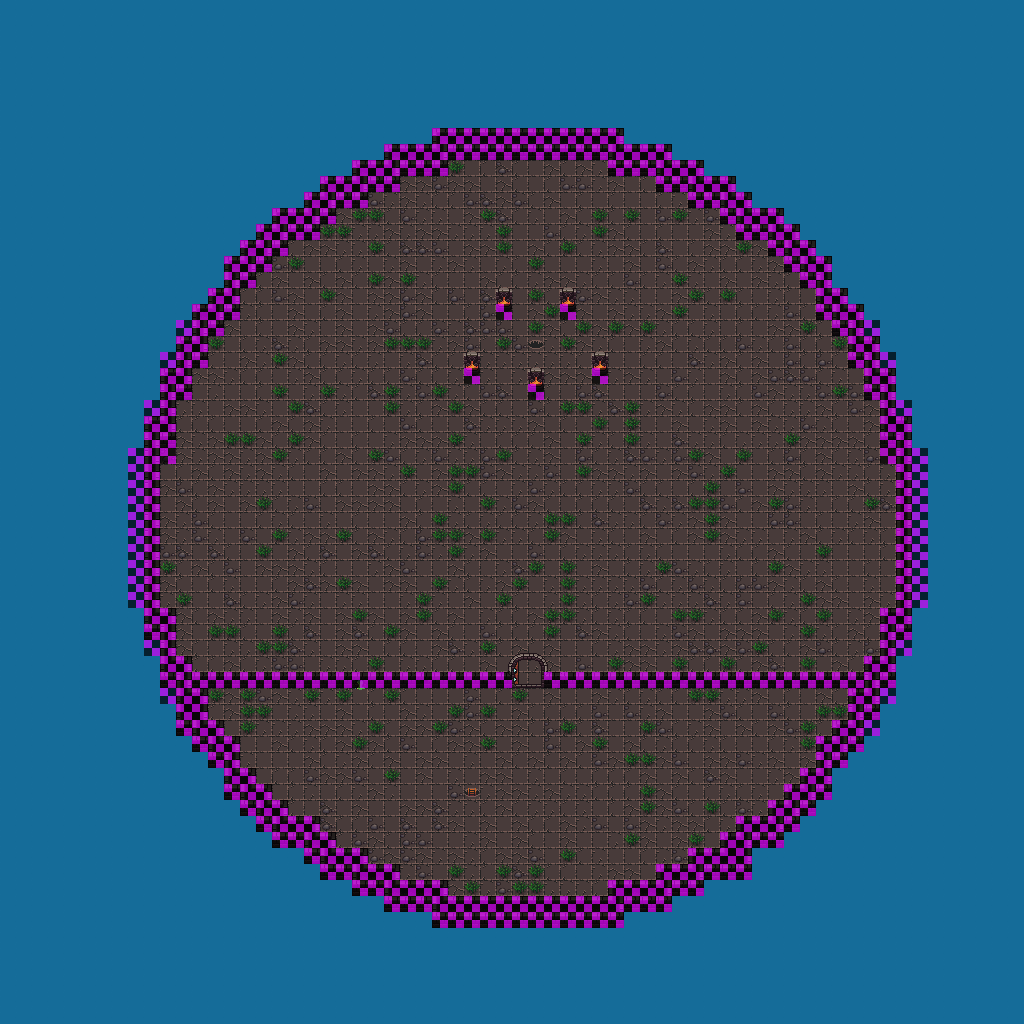

Rendered tile map (Tiled .tmx) drawn with the repository's tilesets; below, a short description and the map source with its tile grids summarised:
An orthogonal 64x64 tile map with 16x16 px tiles, 4 tile layers (ground, wall, front, collision).

<map version="1.10" tiledversion="1.10.2" orientation="orthogonal" renderorder="right-down" width="64" height="64" tilewidth="16" tileheight="16" infinite="0" nextlayerid="5" nextobjectid="1">
 <editorsettings>
  <export target="../map/ROOFTOP.csv" format="csv" />
 </editorsettings>
 <tileset firstgid="1" source="newTileSet.tsx" />
 <layer id="1" name="ground" width="64" height="64">
  <data>[4096 cells, 4096 non-empty, 5 distinct tile ids]</data>
 </layer>
 <layer id="2" name="wall" width="64" height="64">
  <data>[4096 cells, 1340 non-empty, 53 distinct tile ids]</data>
 </layer>
 <layer id="3" name="front" width="64" height="64">
  <data>[4096 cells, 16 non-empty, 8 distinct tile ids]</data>
 </layer>
 <layer id="4" name="collision" width="64" height="64">
  <data>[4096 cells, 364 non-empty, 1 distinct tile ids]</data>
 </layer>
</map>